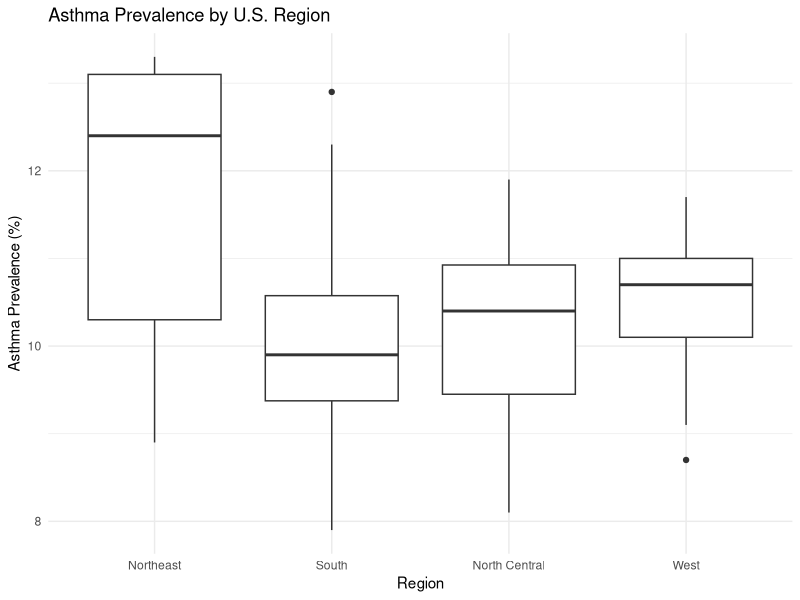
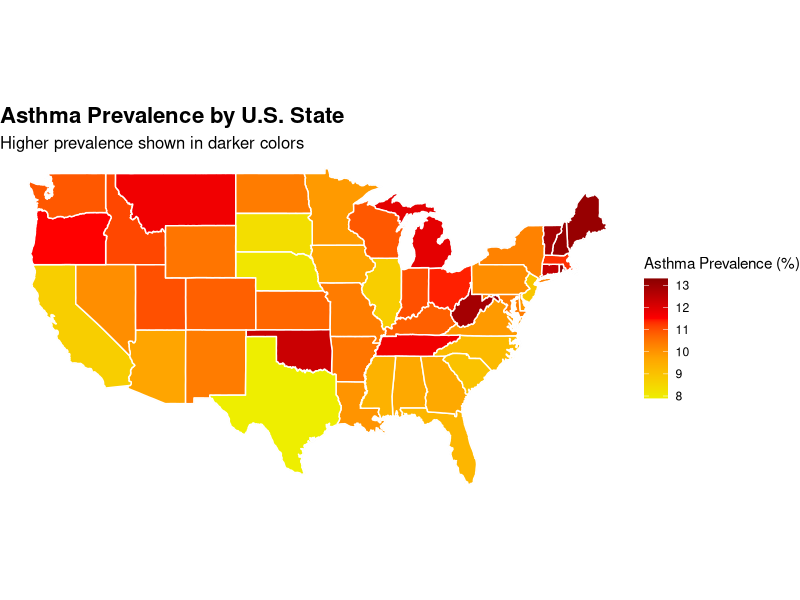
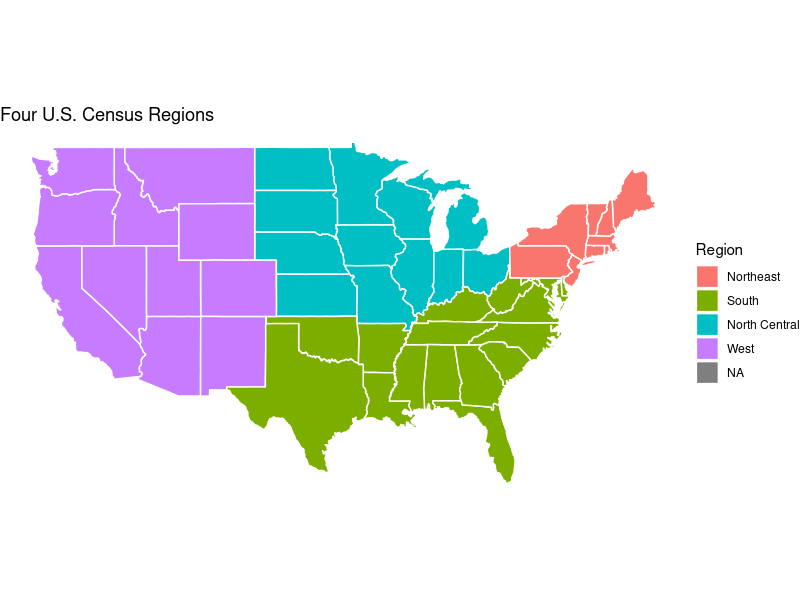
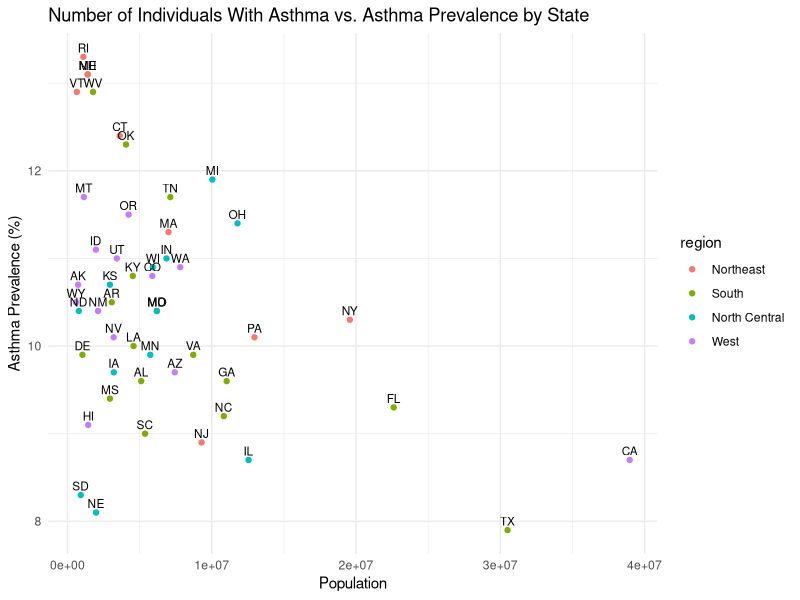
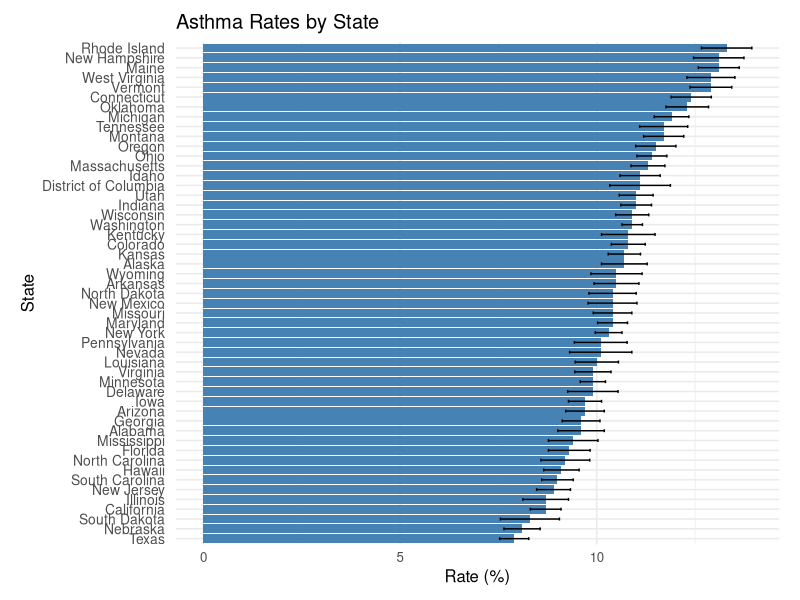

Write the R code that produced these figures, in order.
## ---- chunk 1
knitr::opts_chunk$set(echo = TRUE)
## ---- chunk 2
knitr::opts_chunk$set(echo = TRUE)

asthma_data <- data.frame(
  state = c("Alabama","Alaska","Arizona","Arkansas","California","Colorado","Connecticut",
            "Delaware","District of Columbia","Florida","Georgia","Hawaii","Idaho","Illinois",
            "Indiana","Iowa","Kansas","Kentucky","Louisiana","Maine","Maryland","Massachusetts",
            "Michigan","Minnesota","Mississippi","Missouri","Montana","Nebraska","Nevada",
            "New Hampshire","New Jersey","New Mexico","New York","North Carolina","North Dakota",
            "Ohio","Oklahoma","Oregon","Pennsylvania","Rhode Island","South Carolina",
            "South Dakota","Tennessee","Texas","Utah","Vermont","Virginia","Washington",
            "West Virginia","Wisconsin","Wyoming"),
  
  state_abrv = c("AL","AK", "AZ", "AR", "CA", "CO", "CT", "DE", "DC", "FL", "GA", "HI", "ID", "IL", "IN", "IA", "KS", "KY", "LA", "ME", "MD", "MA", "MI", "MN", "MS", "MO", "MT", "NE", "NV", "NH", "NJ", "NM", "NY", "NC", "ND", "OH", "OK", "OR", "PA", "RI", "SC", "SD", "TN", "TX", "UT", "VT", "VA", "WA", "WV", "WI", "WY"),
  
  number = c(378702,58742,555997,243032,2629546,500090,356651,
             78980,60410,1646583,802783,103228,161970,856488,
             574447,238689,237705,377365,351940,146031,499134,633126,
             935666,434473,211055,497216,102617,121412,251193,
             148330,644536,171212,1611027,764909,61944,
             1042354,373879,389831,1033741,117252,368883,
             56630,636322,1760654,266105,68112,671051,667228,
             181395,503318,46973),
  
  prevalence_raw = c("9.6 (0.59)","10.7 (0.58)","9.7 (0.49)","10.5 (0.57)","8.7 (0.39)","10.8 (0.43)","12.4 (0.51)",
                     "9.9 (0.64)","11.1 (0.77)","9.3 (0.53)","9.6 (0.48)","9.1 (0.45)","11.1 (0.51)","8.7 (0.58)",
                     "11.0 (0.39)","9.7 (0.42)","10.7 (0.41)","10.8 (0.68)","10.0 (0.55)","13.1 (0.52)","10.4 (0.38)","11.3 (0.43)",
                     "11.9 (0.44)","9.9 (0.32)","9.4 (0.63)","10.4 (0.49)","11.7 (0.51)","8.1 (0.46)","10.1 (0.79)",
                     "13.1 (0.64)","8.9 (0.43)","10.4 (0.62)","10.3 (0.34)","9.2 (0.62)","10.4 (0.60)",
                     "11.4 (0.38)","12.3 (0.54)","11.5 (0.51)","10.1 (0.67)","13.3 (0.64)","9.0 (0.40)",
                     "8.3 (0.75)","11.7 (0.61)","7.9 (0.37)","11.0 (0.43)","12.9 (0.53)","9.9 (0.46)","10.9 (0.26)",
                     "12.9 (0.61)","10.9 (0.42)","10.5 (0.65)"), 
  
  population = c(5108468, 733406, 7431344, 3067732, 38965193, 5877610, 3617176, 1031890, 678972,
  22610726, 11029227, 1435138, 1964726, 12549689, 6862199, 3207004, 2940546,
  4526154, 4573749, 1395722, 6180253, 7001399, 10037261, 5737915, 2939690,
  6196156, 1132812, 1978379, 3194176, 1402054, 9290842, 2114371, 19571216,
  10835491, 783926, 11785935, 4053824, 4233358, 12961683, 1095962, 5373555,
  919318, 7126489, 30503301, 3417735, 647464, 8715698, 7812880, 1770071,
  5910955, 584057)
)

library(dplyr)
library(stringr)

asthma_data <- asthma_data %>%
  mutate(
    prevalence = as.numeric(str_extract(prevalence_raw, "^[0-9.]+")),
    SE = as.numeric(str_extract(prevalence_raw, "(?<=\\().+?(?=\\))")),
    state_lower = tolower(state),
    region = state.region[match(state, state.name)]
  )

asthma_data <- na.omit(asthma_data)

## ---- chunk 3

library(ggplot2)

ggplot(asthma_data, aes(x = region, y = prevalence)) +
  geom_boxplot() +
  labs(title = "Asthma Prevalence by U.S. Region",
       x = "Region",
       y = "Asthma Prevalence (%)") +
  theme_minimal() +
  theme(legend.position = "none")

## ---- chunk 4

library(ggplot2)
library(maps)
library(dplyr)

# Map data
states_map <- map_data("state")

# Merge map data with asthma data
map_data <- states_map %>%
  left_join(asthma_data, by = c("region" = "state_lower"))

ggplot(map_data, aes(long, lat, group = group, fill = prevalence)) +
  geom_polygon(color = "gray90", size = 0.3) +  # state borders
  geom_polygon(aes(fill = prevalence), color = "white") +
  coord_fixed(1.3) +
 scale_fill_gradientn(
  name = "Asthma Prevalence (%)",
  colors = c("yellow2", "orange", "red", "red4")
) +
  labs(
    title = "Asthma Prevalence by U.S. State",
    subtitle = "Higher prevalence shown in darker colors"
  ) +
  theme_void() +
  theme(
    legend.position = "right",
    plot.title = element_text(size = 16, face = "bold"),
    plot.subtitle = element_text(size = 12)
  )

## ---- chunk 5


library(ggplot2)
library(dplyr)
library(maps)

# Get U.S. states map data
states_map <- map_data("state")

# Create a dataframe of states and their regions
state_regions <- data.frame(
  region = tolower(state.name),
  division = state.division,
  region_group = state.region
)

# Merge map data with region info
states_map_joined <- states_map %>%
  left_join(state_regions, by = "region")

# Plot
ggplot(states_map_joined, aes(x = long, y = lat, group = group, fill = region_group)) +
  geom_polygon(color = "white") +
  coord_fixed(1.3) +
  labs(title = "Four U.S. Census Regions",
       fill = "Region") +
  theme_void()
## ---- chunk 6

ggplot(asthma_data, aes(x = population, y = prevalence)) +
  geom_point(aes(color=region)) +
  geom_text(aes(label = state_abrv), vjust = -0.5, size = 3)+
  labs(title = "Number of Individuals With Asthma vs. Asthma Prevalence by State",
       x = "Population",
       y = "Asthma Prevalence (%)") +
  theme_minimal()
## ---- chunk 7
# Load required libraries
library(tidyverse)

# Read the CSV file
state_data <- read_csv("state_data.csv")

# Clean and separate the "Rate (SE)" column into two numeric columns
state_data <- state_data %>%
  separate(`Rate (SE)`, into = c("Rate", "SE"), sep = " \\(", remove = TRUE) %>%
  mutate(
    Rate = as.numeric(Rate),
    SE = as.numeric(str_remove(SE, "\\)"))
  )

# Create the plot
ggplot(state_data, aes(x = reorder(State, Rate), y = Rate)) +
  geom_col(fill = "steelblue") +
  geom_errorbar(aes(ymin = Rate - SE, ymax = Rate + SE), width = 0.3) +
  coord_flip() +
  labs(
    title = "Asthma Rates by State ",
    x = "State",
    y = "Rate (%)"
  ) +
  theme_minimal(base_size = 12) +
  theme(
    axis.text.y = element_text(size = 10, margin = margin(r = 5)),
    plot.margin = margin(10, 15, 10, 15)
  )


